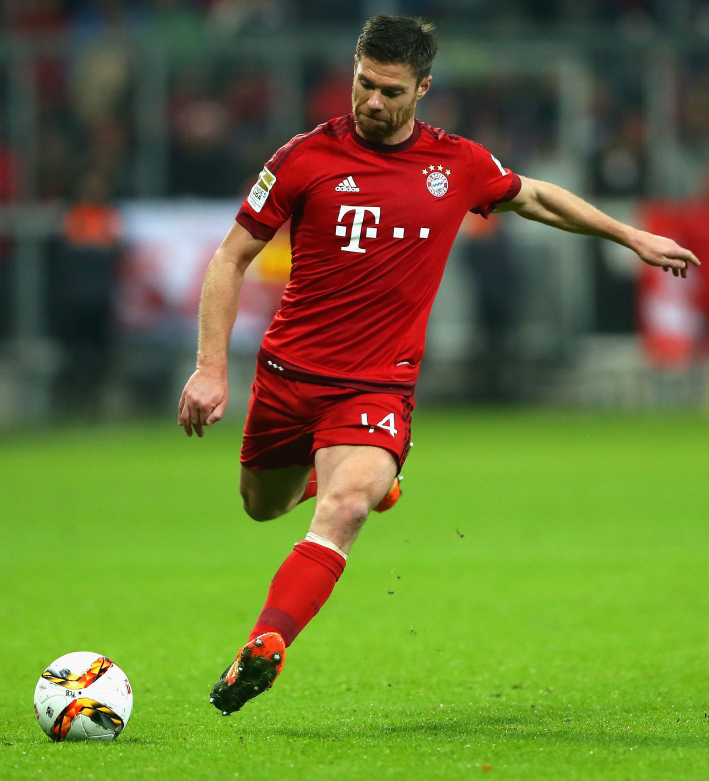
#> input picture football.jpg, 2835 x 3124 px, found by its file name (shown at 1/4 size)
$ python 'example of all functions.py'
#> lines starting #> are read from the running program, lines starting #| are printed output that depends on the picture; after the words box and inside, x2 and y2 are one past the last pixel; in counts of white or black regions, pixels touching at a corner belong together
import cv2
import numpy as np
img = cv2.imread("D:/SEPIDEH/football.jpg",cv2.IMREAD_GRAYSCALE)
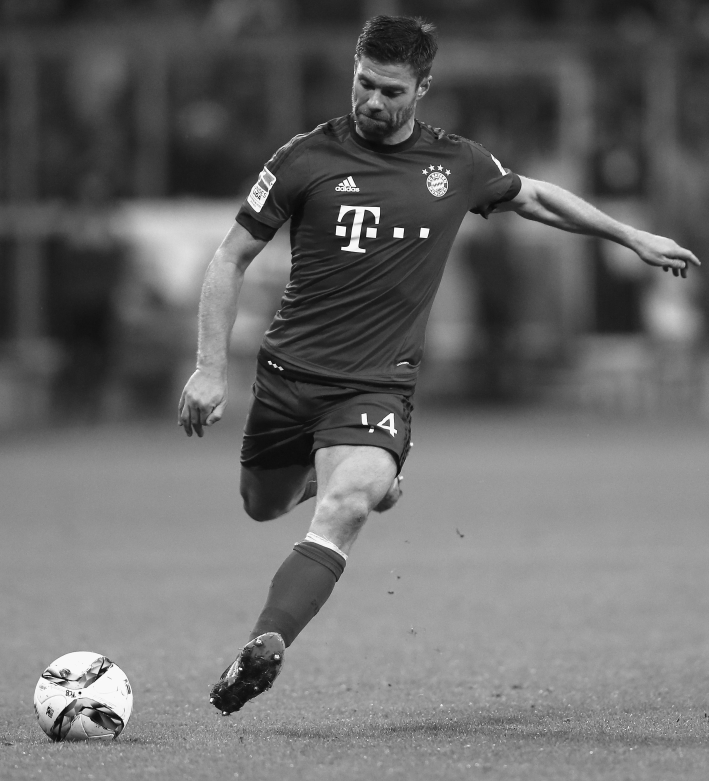
#> img: shape (3124, 2835) (shown at 1/4 size); min 0, max 255, mean 106
width=400
height=300
img1 = cv2.resize(img, (width, height))
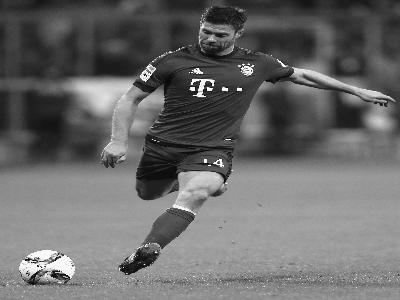
#> img1: shape (300, 400); min 3, max 255, mean 105.9

# Apply binary thresholding to obtain a binary image
_, binary_image = cv2.threshold(img1, 128, 255, cv2.THRESH_BINARY)
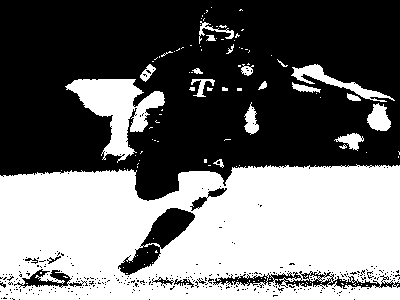
#> binary_image: shape (300, 400); 44.2% white; 118 white regions (98 under 20 px), largest, box (x1, y1, x2, y2) and area: (0, 164, 400, 300) 46298, (65, 79, 165, 163) 3518, (291, 64, 395, 102) 882

# Define the structuring element for morphological operations
structuring_element = cv2.getStructuringElement(cv2.MORPH_RECT, (5, 5))

# Apply dilation #to expand or thicken the foreground regions in the binary image.
dilated_image = cv2.dilate(binary_image, structuring_element, iterations=1)
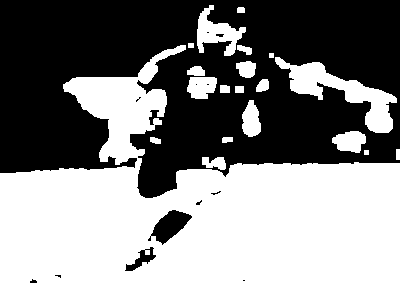
#> dilated_image: shape (300, 400); 52.9% white; 13 black regions (10 under 20 px), largest, box (x1, y1, x2, y2) and area: (0, 0, 400, 198) 55446, (148, 210, 192, 245) 754, (125, 247, 156, 271) 262

# Apply erosion  #to shrink or thin the foreground regions.
eroded_image = cv2.erode(binary_image, structuring_element, iterations=1)
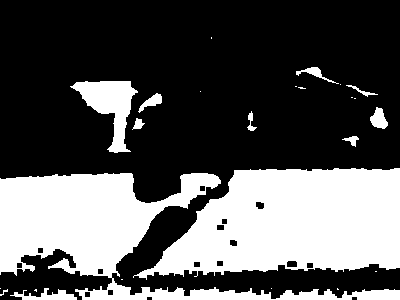
#> eroded_image: shape (300, 400); 33.8% white; 25 white regions (14 under 20 px), largest, box (x1, y1, x2, y2) and area: (133, 168, 400, 280) 20463, (0, 173, 400, 300) 16688, (70, 81, 138, 153) 2085

# Display the original, dilated, and eroded images
cv2.imshow('Original Image', img1)
cv2.imshow('Dilated Image', dilated_image)
cv2.imshow('Eroded Image', eroded_image)
cv2.waitKey(0)
cv2.destroyAllWindows()
